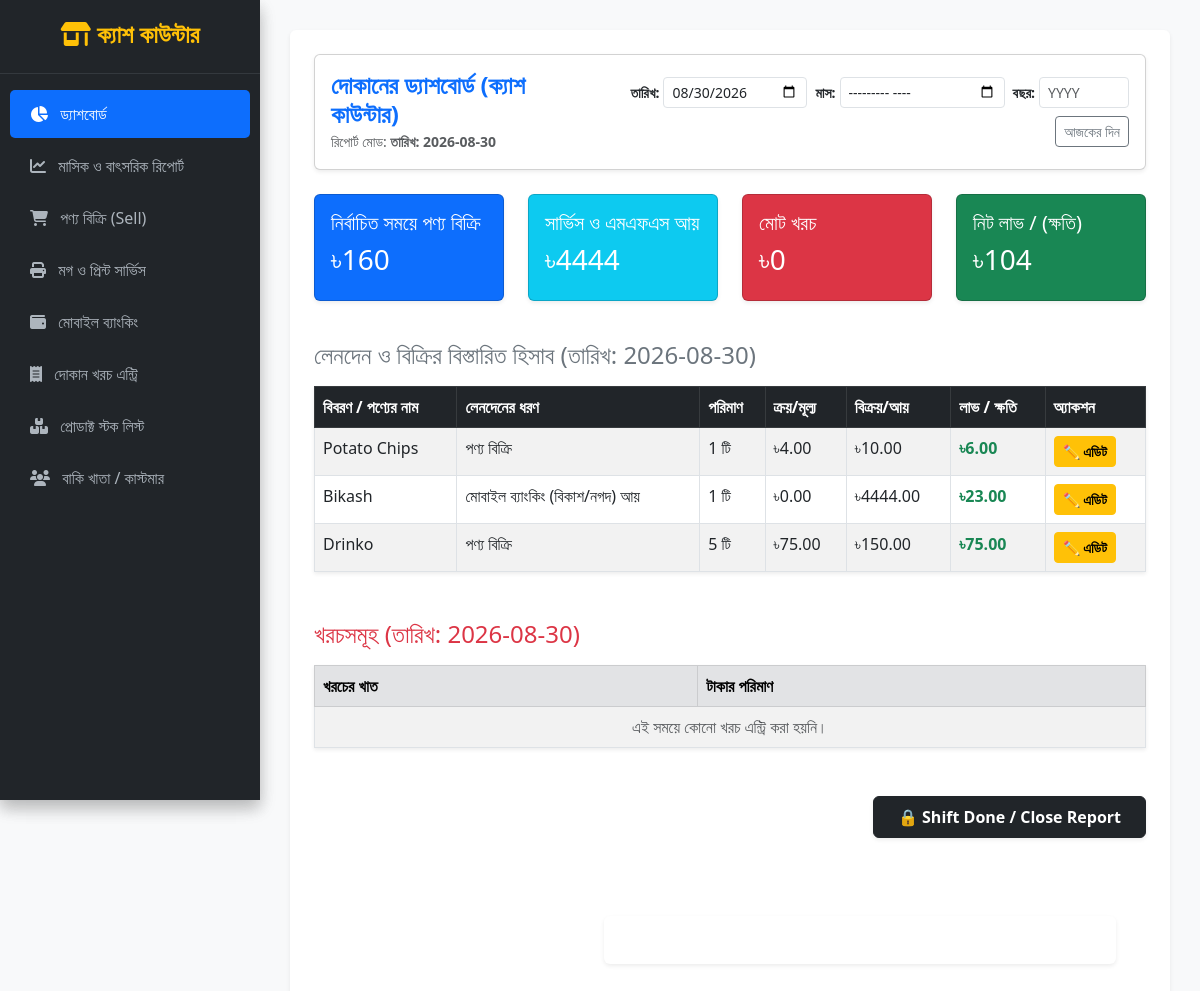
The page / on the database its author committed.
### shop/models.py (models this page shows, shortened)
class Transaction(models.Model):
    TRANSACTION_TYPES = (
        ('Sale', 'পণ্য বিক্রি'),
        ('Service', 'কম্পিউটার/মগ প্রিন্ট ও সার্ভিস'),
        ('MFS', 'মোবাইল ব্যাংকিং (বিকাশ/নগদ) আয়'),
    )
    trans_type = models.CharField(max_length=20, choices=TRANSACTION_TYPES, verbose_name="লেনদেনের ধরণ")
    product = models.ForeignKey(Product, on_delete=models.SET_NULL, null=True, blank=True, verbose_name="পণ্য")
    service_name = models.CharField(max_length=150, blank=True, null=True, verbose_name="সার্ভিসের নাম (যেমন: মগ প্রিন্ট)")
    quantity = models.IntegerField(default=1, verbose_name="পরিমাণ")
    buy_price = models.DecimalField(max_digits=10, decimal_places=2, default=0, verbose_name="ক্রয় মূল্য (মোট)")
    amount = models.DecimalField(max_digits=10, decimal_places=2, verbose_name="বিক্রয়/আয় মূল্য (মোট)")
    profit = models.DecimalField(max_digits=10, decimal_places=2, default=0, verbose_name="লাভ/ক্ষতি")
    note = models.TextField(blank=True, null=True, verbose_name="নোট")
    created_at = models.DateField(auto_now_add=True, verbose_name="তারিখ")

class Product(models.Model):
    name = models.CharField(max_length=200, verbose_name="পণ্যের নাম")
    category = models.ForeignKey(Category, on_delete=models.SET_NULL, null=True, blank=True, verbose_name="ক্যাটাগরি")
    buy_price = models.DecimalField(max_digits=10, decimal_places=2, verbose_name="ক্রয় মূল্য")
    sell_price = models.DecimalField(max_digits=10, decimal_places=2, verbose_name="বিক্রয় মূল্য")
    stock_quantity = models.IntegerField(default=0, verbose_name="স্টক পরিমাণ")

### shop/views.py (the view)
# urls.py: path('', views.dashboard, name='dashboard'),
def dashboard(request):
    selected_date = request.GET.get('date')
    selected_month = request.GET.get('month')
    selected_year = request.GET.get('year')
    if not selected_date and not selected_month and not selected_year:
        selected_date = str(date.today())
    transactions = Transaction.objects.all().order_by('-id')
    expenses = Expense.objects.all().order_by('-id')
    period_title = "আজকের দিন"
    if selected_date:
        transactions = transactions.filter(created_at=selected_date)
        expenses = expenses.filter(date=selected_date)
        period_title = f"তারিখ: {selected_date}"
    elif selected_month:
        year, month = selected_month.split('-')
        transactions = transactions.filter(created_at__year=year, created_at__month=month)
        expenses = expenses.filter(date__year=year, date__month=month)
        period_title = f"মাস: {month}, {year}"
    elif selected_year:
        transactions = transactions.filter(created_at__year=selected_year)
        expenses = expenses.filter(date__year=selected_year)
        period_title = f"বছর: {selected_year}"
    total_sales = transactions.filter(trans_type='Sale').aggregate(Sum('amount'))['amount__sum'] or 0
    total_service = transactions.filter(trans_type='Service').aggregate(Sum('amount'))['amount__sum'] or 0
    total_mfs = transactions.filter(trans_type='MFS').aggregate(Sum('amount'))['amount__sum'] or 0
    total_expense = expenses.aggregate(Sum('amount'))['amount__sum'] or 0
    total_profit_sum = transactions.aggregate(Sum('profit'))['profit__sum'] or 0
    net_profit_after_expense = total_profit_sum - total_expense
    low_stock_products = Product.objects.filter(stock_quantity__lte=5)
    dates = []
    sales_data = []
    profit_data = []
    for i in range(6, -1, -1):
        d = datetime.today().date() - timedelta(days=i)
        dates.append(d.strftime('%Y-%m-%d'))
        day_sales = Transaction.objects.filter(created_at=d, trans_type='Sale').aggregate(Sum('amount'))['amount__sum'] or 0
        day_profit = Transaction.objects.filter(created_at=d).aggregate(Sum('profit'))['profit__sum'] or 0
        sales_data.append(float(day_sales))
        profit_data.append(float(day_profit))
    context = {
        'transactions': transactions,
        'expenses': expenses,
        'selected_date': selected_date,
        'selected_month': selected_month,
        'selected_year': selected_year,
        'period_title': period_title,
        'total_sales': total_sales,
        'total_service': total_service,
        'total_mfs': total_mfs,
        'total_expense': total_expense,
        'total_profit': net_profit_after_expense,
        'low_stock_products': low_stock_products,
        'dates': dates,
        'sales_data': sales_data,
        'profit_data': profit_data,
    }
    return render(request, 'shop/dashboard.html', context)

### shop/templates/shop/dashboard.html (shortened to what this page needs)
{% extends 'shop/base.html' %}
{% block content %}
<div class="card shadow-sm p-3 mb-4 bg-white">
    <div class="row align-items-center">
        <div class="col-md-4">
            <h4 class="text-primary fw-bold mb-0">দোকানের ড্যাশবোর্ড (ক্যাশ কাউন্টার)</h4>
            <small class="text-muted">রিপোর্ট মোড: <strong>{{ period_title }}</strong></small>
        </div>
        <div class="col-md-8">
            <div class="d-flex justify-content-end align-items-center flex-wrap gap-2">
                <form method="GET" class="d-flex align-items-center gap-1">
                    <label class="fw-bold small">তারিখ:</label>
                    <input type="date" name="date" value="{{ selected_date }}" class="form-control form-control-sm" onchange="this.form.submit()">
                </form>
                <form method="GET" class="d-flex align-items-center gap-1">
                    <label class="fw-bold small">মাস:</label>
                    <input type="month" name="month" value="{{ selected_month }}" class="form-control form-control-sm" onchange="this.form.submit()">
                </form>
                <form method="GET" class="d-flex align-items-center gap-1">
                    <label class="fw-bold small">বছর:</label>
                    <input type="number" name="year" placeholder="YYYY" value="{{ selected_year }}" class="form-control form-control-sm" style="width: 90px;" onchange="this.form.submit()">
                </form>
                <a href="{% url 'dashboard' %}" class="btn btn-outline-secondary btn-sm">আজকের দিন</a>
            </div>
        </div>
    </div>
</div>
<div class="row mb-4">
    <div class="col-md-3 mb-3">
        <div class="card text-white bg-primary p-3 shadow-sm">
            <h5>নির্বাচিত সময়ে পণ্য বিক্রি</h5>
            <h3>৳{{ total_sales }}</h3>
        </div>
    </div>
    <div class="col-md-3 mb-3">
        <div class="card text-white bg-info p-3 shadow-sm">
            <h5>সার্ভিস ও এমএফএস আয়</h5>
            <h3>৳{{ total_service|add:total_mfs }}</h3>
        </div>
    </div>
    <div class="col-md-3 mb-3">
        <div class="card text-white bg-danger p-3 shadow-sm">
            <h5>মোট খরচ</h5>
            <h3>৳{{ total_expense }}</h3>
        </div>
    </div>
    <div class="col-md-3 mb-3">
        <div class="card text-white {% if total_profit >= 0 %}bg-success{% else %}bg-dark border border-danger{% endif %} p-3 shadow-sm">
            <h5>নিট লাভ / (ক্ষতি)</h5>
            <h3>৳{{ total_profit }}</h3>
        </div>
    </div>
</div>
<h2 class="h4 mb-3 text-secondary">লেনদেন ও বিক্রির বিস্তারিত হিসাব ({{ period_title }})</h2>
<table class="table table-bordered table-striped bg-white shadow-sm mb-5">
    <thead class="table-dark">
        <tr>
            <th>বিবরণ / পণ্যের নাম</th>
            <th>লেনদেনের ধরণ</th>
            <th>পরিমাণ</th>
            <th>ক্রয়/মূল্য</th>
            <th>বিক্রয়/আয়</th>
            <th>লাভ / ক্ষতি</th>
            <th>অ্যাকশন</th>
        </tr>
    </thead>
    <tbody>
        {% for t in transactions %}
        <tr>
            <td>{% if t.product %}{{ t.product.name }}{% else %}{{ t.service_name|default:t.note }}{% endif %}</td>
            <td>{{ t.get_trans_type_display }}</td>
            <td>{{ t.quantity }} টি</td>
            <td>৳{{ t.buy_price }}</td>
            <td>৳{{ t.amount }}</td>
            <td class="fw-bold {% if t.profit >= 0 %}text-success{% else %}text-danger{% endif %}">
                ৳{{ t.profit }}
            </td>
            <td>
                <a href="{% url 'edit_transaction' t.id %}" class="btn btn-sm btn-warning fw-bold">✏️ এডিট</a>
            </td>
        </tr>
        {% empty %}
        <tr>
            <td colspan="7" class="text-center text-muted">এই সময়ে কোনো লেনদেন বা বিক্রি রেকর্ড করা হয়নি।</td>
        </tr>
        {% endfor %}
    </tbody>
</table>
<h2 class="h4 mb-3 text-danger">খরচসমূহ ({{ period_title }})</h2>
<table class="table table-bordered table-striped bg-white shadow-sm mb-5">
    <thead class="table-secondary">
        <tr>
            <th>খরচের খাত</th>
            <th>টাকার পরিমাণ</th>
        </tr>
    </thead>
    <tbody>
        {% for e in expenses %}
        <tr>
            <td>{{ e.title }}</td>
            <td>৳{{ e.amount }}</td>
        </tr>
        {% empty %}
        <tr>
            <td colspan="2" class="text-center text-muted">এই সময়ে কোনো খরচ এন্ট্রি করা হয়নি।</td>
        </tr>
        {% endfor %}
    </tbody>
</table>
<div class="d-flex justify-content-end mb-5">
    <button type="button" id="shiftDoneBtn" class="btn btn-dark fw-bold px-4 py-2 shadow-sm" onclick="completeShift()">
        🔒 Shift Done / Close Report
    </button>
</div>
<!DOCTYPE html>
<html lang="bn">
<head>
    <link href="https://cdn.jsdelivr.net/npm/bootstrap@5.3.0/dist/css/bootstrap.min.css" rel="stylesheet">
    <link rel="stylesheet" href="https://cdnjs.cloudflare.com/ajax/libs/font-awesome/6.4.0/css/all.min.css">
</head>
<body>
    <div class="sidebar shadow">
        <h4 class="text-center text-warning fw-bold mb-4"><i class="fa-solid fa-shop"></i> ক্যাশ কাউন্টার</h4>
        <hr class="text-secondary">
        <a href="{% url 'dashboard' %}" class="{% if request.resolver_match.url_name == 'dashboard' %}active-menu{% endif %}">
            <i class="fa-solid fa-chart-pie me-2"></i> ড্যাশবোর্ড
        </a>
        <a href="{% url 'analytics_report' %}" class="{% if request.resolver_match.url_name == 'analytics_report' %}active-menu{% endif %}">
            <i class="fa-solid fa-chart-line me-2"></i> মাসিক ও বাৎসরিক রিপোর্ট
        </a>
        <a href="{% url 'make_sale' %}" class="{% if request.resolver_match.url_name == 'make_sale' %}active-menu{% endif %}">
            <i class="fa-solid fa-cart-shopping me-2"></i> পণ্য বিক্রি (Sell)
        </a>
        <a href="{% url 'add_print_service' %}" class="{% if request.resolver_match.url_name == 'add_print_service' %}active-menu{% endif %}">
            <i class="fa-solid fa-print me-2"></i> মগ ও প্রিন্ট সার্ভিস
        </a>
        <a href="{% url 'add_mfs' %}" class="{% if request.resolver_match.url_name == 'add_mfs' %}active-menu{% endif %}">
            <i class="fa-solid fa-wallet me-2"></i> মোবাইল ব্যাংকিং
        </a>
        <a href="{% url 'add_expense' %}" class="{% if request.resolver_match.url_name == 'add_expense' %}active-menu{% endif %}">
            <i class="fa-solid fa-receipt me-2"></i> দোকান খরচ এন্ট্রি
        </a>
        <a href="{% url 'stock_list' %}" class="{% if request.resolver_match.url_name == 'stock_list' %}active-menu{% endif %}">
            <i class="fa-solid fa-boxes-stacked me-2"></i> প্রোডাক্ট স্টক লিস্ট
        </a>
        <a href="{% url 'customer_list' %}" class="{% if request.resolver_match.url_name == 'customer_list' or request.resolver_match.url_name == 'customer_detail' %}active-menu{% endif %}">
            <i class="fa-solid fa-users me-2"></i> বাকি খাতা / কাস্টমার
        </a>
    </div>
    <div class="main-content">
        <div class="container-fluid bg-white p-4 rounded shadow-sm">
            {% endblock %}

### shop/templates/shop/base.html (style rules this page uses)
body { background-color: #f8f9fa; }
.sidebar { min-height: 100vh; background-color: #212529; color: #fff; position: fixed; top: 0; left: 0; width: 260px; padding-top: 20px; }
.sidebar a { color: #adb5bd; text-decoration: none; padding: 12px 20px; display: block; font-weight: 500; border-radius: 5px; margin: 4px 10px; }
.sidebar a.active-menu { color: #fff; background-color: #0d6efd; }
.main-content { margin-left: 260px; padding: 30px; }

### shop/templates/shop/dashboard.html (style rules this page uses)
body { background-color: #f8f9fa; }
.sidebar { min-height: 100vh; background-color: #212529; color: #fff; position: fixed; top: 0; left: 0; width: 260px; padding-top: 20px; }
.sidebar a { color: #adb5bd; text-decoration: none; padding: 12px 20px; display: block; font-weight: 500; border-radius: 5px; margin: 4px 10px; }
.sidebar a.active-menu { color: #fff; background-color: #0d6efd; }
.main-content { margin-left: 260px; padding: 30px; }

### rows shown on the page
Transaction: product.name "Potato Chips", trans_type "পণ্য বিক্রি", quantity "1", buy_price "4.00", amount "10.00", profit "6.00"
Transaction: service_name "Bikash", trans_type "মোবাইল ব্যাংকিং (বিকাশ/নগদ) আয়", quantity "1", buy_price "0.00", amount "4444.00", profit "23.00"
Transaction: product.name "Drinko", trans_type "পণ্য বিক্রি", quantity "5", buy_price "75.00", amount "150.00", profit "75.00"

### other values the page prints
{{ period_title }} "তারিখ: 2026-08-30"
{{ total_sales }} "160"
{{ total_service|add:total_mfs }} "4444"
{{ total_expense }} "0"
{{ total_profit }} "104"
